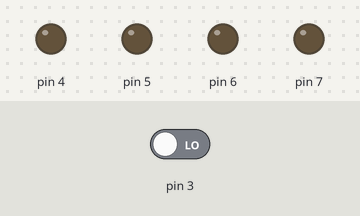
A sketch run on a simulated Arduino Uno, built with avr-gcc and run on an emulated ATmega328P. On the bench: output pins drawn as LEDs (lit = HIGH). The inputs (shaded band) are chosen by the test bench; at power-on: pin 3 LOW.

Above: at 1.2 s.
1.3 s: pin 3 driven HIGH
At 1.6 s:
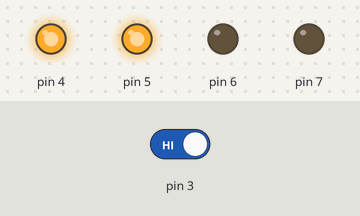
At 10.1 s:
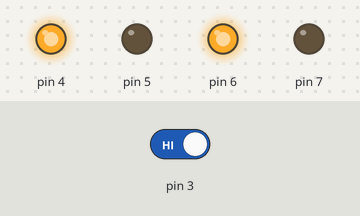
Timing chart, 0 to 18.8 s (numbered marks = the images above; inputs shaded):
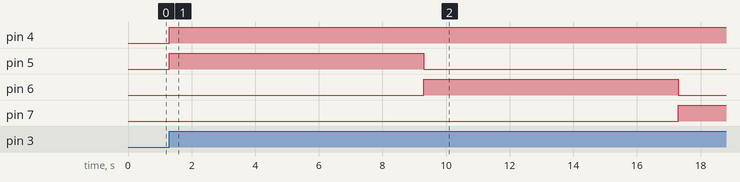

Measured:
- after the input at 1.3 s, pin 4: LOW → HIGH at once; pin 5: LOW → HIGH at once, → LOW 8.0 s later; pin 6: LOW → HIGH after 8.0 s, → LOW 8.0 s later; pin 7: LOW → HIGH after 16.0 s

The sketch:

mot_cont.ino
```cpp
// for detailed understanding, check video number 827 of Haseeb Electronics (YouTube) Channel
void setup() {
  pinMode (3, INPUT);
  pinMode (4, OUTPUT);
  pinMode (5, OUTPUT);
  pinMode (6, OUTPUT);
  pinMode (7, OUTPUT);
  digitalWrite(4, LOW);
  digitalWrite(5, LOW);
  digitalWrite(6, LOW);
  digitalWrite(7, LOW);
}

void loop() {
  byte inputPulse=digitalRead(3);
  if (inputPulse == HIGH){
    digitalWrite (4,HIGH);
    digitalWrite (5,HIGH);
    delay (8000);
    digitalWrite (5,LOW);
    digitalWrite (6,HIGH);
    delay (8000);
    digitalWrite (6,LOW);
    digitalWrite (7,HIGH);
    delay (8000);
    digitalWrite (7,LOW);
    digitalWrite (4,LOW);
    setup();
    }
}
```
